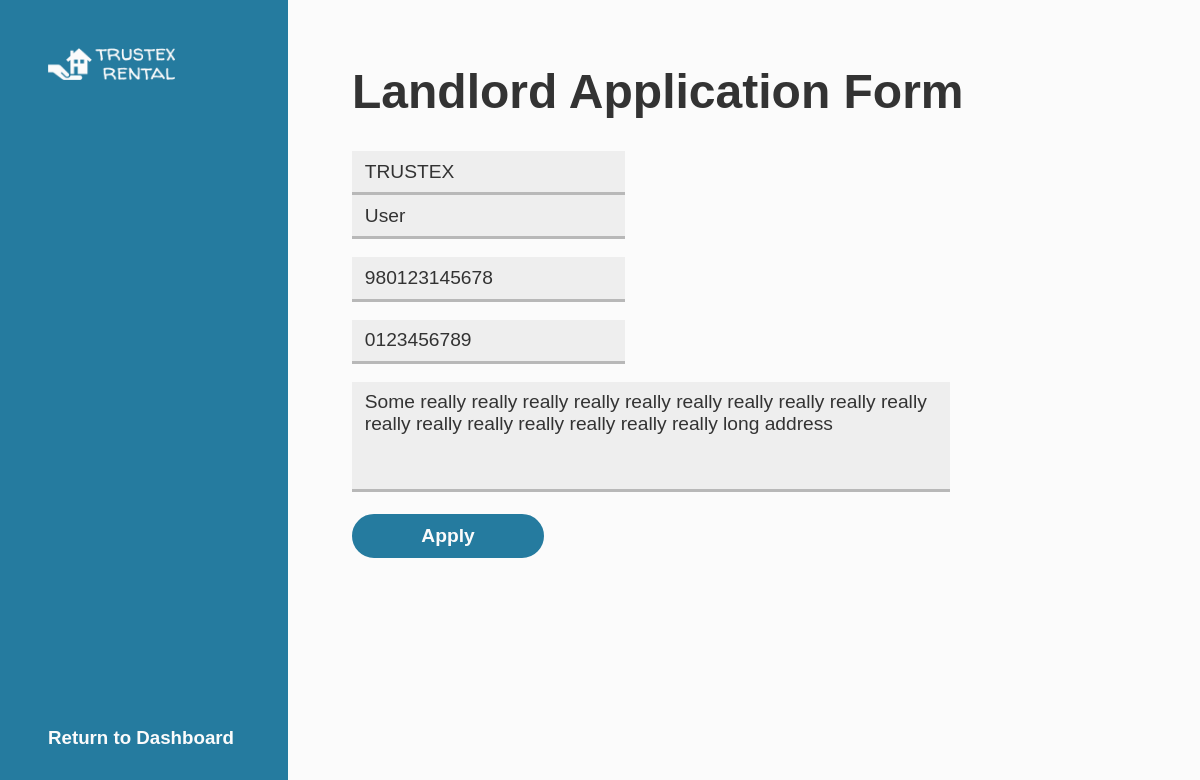
Screenshot of /landlord-application.php (signed in) with the database file from the repository.
### tables this page shows
CREATE TABLE `user` (
  `userID` int(10) NOT NULL,
  `userName` varchar(32) NOT NULL,
  `userEmail` varchar(256) NOT NULL,
  `userPassword` varchar(256) NOT NULL,
  `userType` char(1) NOT NULL DEFAULT 'T',
  `userFName` varchar(32) NOT NULL,
  `userLName` varchar(32) NOT NULL,
  `userIC` varchar(12) NOT NULL,
  `userGender` char(1) NOT NULL,
  `userAddress` varchar(512) NOT NULL,
  `userPhoneNo` varchar(12) NOT NULL
);

### landlord-application.php (the view, shortened to what this page needs)
<?php
  include("dbconnect.php");
  $sql = "SELECT * FROM user WHERE userID = ".$_SESSION['userID']."";
  $result = mysqli_query($connect, $sql) or die ("Error: ".mysqli_error());
  $user = mysqli_fetch_assoc($result);
  $firstname = $user['userFName'];
  $lastname = $user['userLName'];
  $ic = $user['userIC'];
  $address = $user['userAddress'];
  $phoneno = $user['userPhoneNo'];
?>
    <!DOCTYPE html>
    <html>
      <head>
        <link rel="stylesheet" href="./styles/style.css" type="text/css">
      </head>
      <body style="display: inline-flex; background-color: #257b9f;">
        <div class="register-splashscreen">
          <a href="index.php">
            <img height="32" src="assets/images/TrustexLogo.png" alt="Trustex Logo">
          </a>
          <a href="dashboard.php" class="return-dashboard">
            <h3>Return to Dashboard</h3>
          </a>
        </div>
        <div class="landlord-application-section">
          <div class="landlord-application-form-container">
            <h1>Landlord Application Form</h1>
            <form class="landlord-application-form" name="landlord-application" method="POST" action="">
              <div class="application-input">
                <input type="text" name="firstname" placeholder="First Name" value="<?php echo $firstname ?>" required><br>
                <input type="text" name="lastname" placeholder="Last Name" value="<?php echo $lastname ?>"><br>
              </div><br>
              <div class="application-input">
                <input type="text" name="useric" placeholder="IC Number" value="<?php echo $ic ?>" required><br>
              </div><br>
              <div class="application-input">
                <input type="text" name="phoneno" placeholder="Phone Number" value="<?php echo $phoneno ?>" required><br>
              </div><br>
              <div class="application-input">
                <textarea name="address" rows="4" cols="50" placeholder="Enter your address here..." required><?php
                  echo $address
                ?></textarea><br>
              </div><br>
              <input type="submit" name="apply-submit" value="Apply">
            </form>
          </div>
        </div>
      </body>
    </html>

### styles/style.css (style rules this page uses)
* { margin: 0; padding: 0; box-sizing: border-box; visibility: visible !important; }
html { color: #000000; background-color: #f7f7f7; font-family: Helvetica, Arial, sans-serif; max-width: 100%; overflow-x: hidden; scroll-behavior: smooth; }
body { height: max-content; position: relative; }
::placeholder { color: #cccccc; opacity: 1; transition: 0.2s cubic-bezier(0.25, 0.46, 0.45, 0.94); }
.register-splashscreen { position: relative; width: 24vw; height: 100vh; background-color: #257b9f; }
.register-splashscreen a:nth-child(1) { top: 48px; left: 48px; position: relative; }
.return-dashboard { position: fixed; display: absolute; bottom: 48px; left: 48px; color: #fbfbfb; text-decoration: none; border-bottom: 3px solid #fbfbfb00; transition: 0.2s cubic-bezier(0.25, 0.46, 0.45, 0.94); }
.landlord-application-section { position: relative; display: flex; width: 76vw; overflow: hidden; background-color: #fbfbfb; }
.landlord-application-form-container { position: relative; width: 100%; padding: 4rem 4rem; color: #333333; }
.landlord-application-form-container h1 { font-size: 3rem; margin-bottom: 2rem; }
.application-input input, .application-input textarea { font-family: Arial, Helvetica, sans-serif; font-size: 1.2rem; padding: 0.6rem 0.8rem; color: #333333; border: none; border-bottom: solid 3px #66666666; background-color: #eeeeee; resize: none; transition: 0.2s cubic-bezier(0.25, 0.46, 0.45, 0.94); }
.landlord-application-form > input { font-size: 1.2rem; font-weight: bold; padding: 8px; width: 12rem; color: #fbfbfb; border-radius: 100rem; border: 3px solid #257b9f; background-color: #257b9f; cursor: pointer; transition: 0.2s cubic-bezier(0.25, 0.46, 0.45, 0.94); }

### rows the page displays
user: firstname "TRUSTEX", lastname "User", useric "980123145678", phoneno "0123456789", address "Some really really really really really really really really really really really really really really really really really long address"
